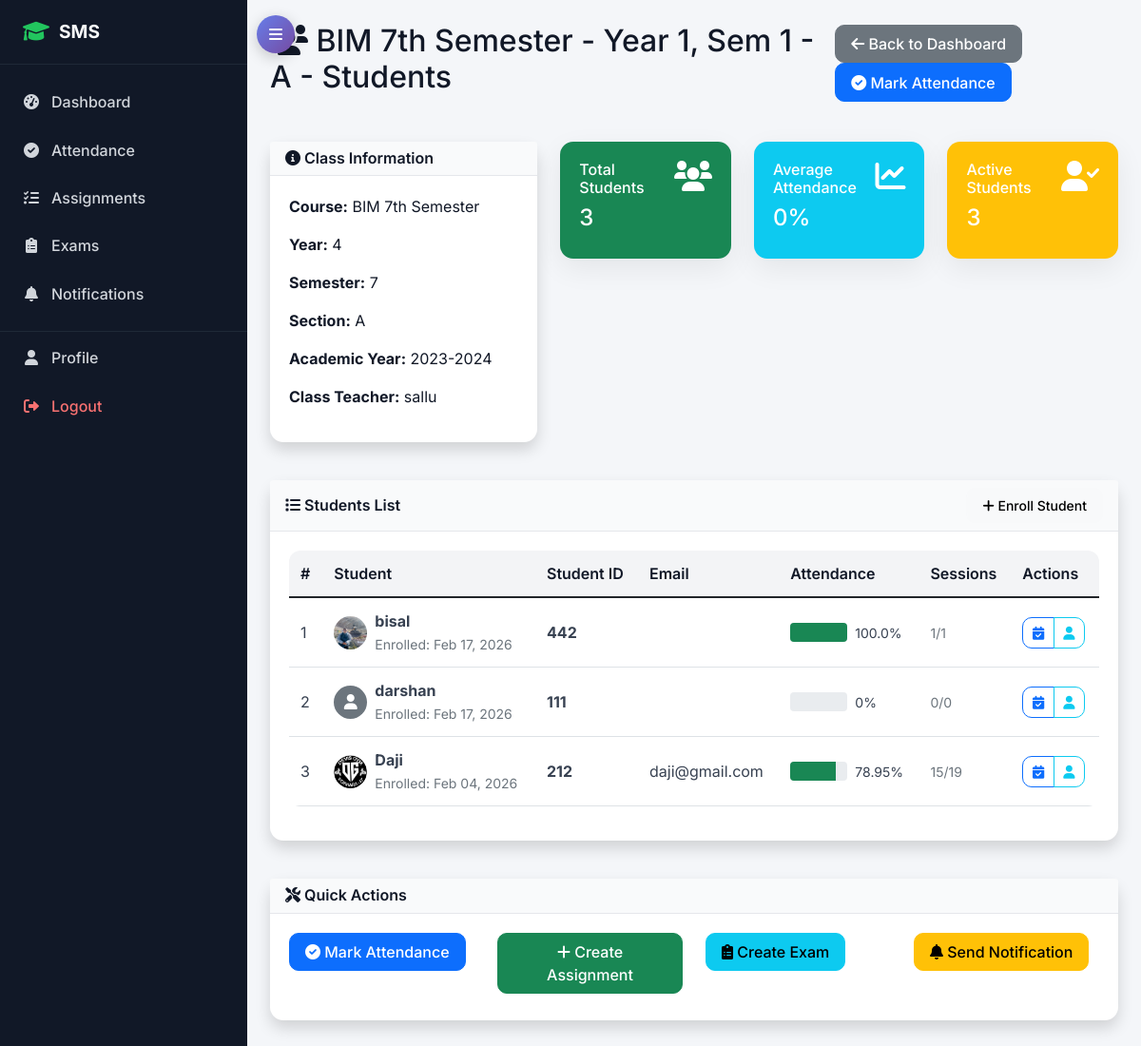
The page /academic/teacher/class/89/students/ (signed in) on the database its author committed.
### academic/models.py (models this page shows, shortened)
class Class(models.Model):
    name = models.CharField(max_length=50)
    course = models.ForeignKey(Course, on_delete=models.CASCADE)
    year = models.PositiveIntegerField()  # 1st year, 2nd year, etc.
    semester = models.PositiveIntegerField()
    section = models.CharField(max_length=10)
    academic_year = models.ForeignKey(AcademicYear, on_delete=models.CASCADE)
    class_teacher = models.ForeignKey(TeacherProfile, on_delete=models.SET_NULL, null=True, blank=True, related_name='class_teacher_for')
    class Meta:
        unique_together = ['course', 'year', 'semester', 'section', 'academic_year']

class Course(models.Model):
    name = models.CharField(max_length=100)
    code = models.CharField(max_length=20, unique=True)
    department = models.ForeignKey(Department, on_delete=models.CASCADE)
    duration_years = models.PositiveIntegerField(default=4)
    description = models.TextField(blank=True)

class AcademicYear(models.Model):
    year = models.CharField(max_length=20, unique=True)  # e.g., "2023-2024"
    start_date = models.DateField()
    end_date = models.DateField()
    is_current = models.BooleanField(default=False)

class StudentEnrollment(models.Model):
    student = models.ForeignKey(StudentProfile, on_delete=models.CASCADE)
    class_enrolled = models.ForeignKey(Class, on_delete=models.CASCADE)
    enrollment_date = models.DateField(auto_now_add=True)
    is_active = models.BooleanField(default=True)
    class Meta:
        unique_together = ['student', 'class_enrolled']

### accounts/models.py (models this page shows, shortened)
class TeacherProfile(models.Model):
    user = models.OneToOneField(User, on_delete=models.CASCADE, related_name='teacher_profile')
    employee_id = models.CharField(max_length=20, unique=True)
    qualification = models.CharField(max_length=200)
    experience_years = models.PositiveIntegerField(default=0)
    specialization = models.CharField(max_length=100)
    joining_date = models.DateField()

class User(AbstractUser):
    USER_TYPE_CHOICES = (
        ('admin', 'Admin'),
        ('student', 'Student'),
        ('teacher', 'Teacher'),
        ('parent', 'Parent'),
    )
    user_type = models.CharField(max_length=10, choices=USER_TYPE_CHOICES)
    phone_regex = RegexValidator(regex=r'^\+?1?\d{9,15}$', message="Phone number must be entered in the format: '+999999999'. Up to 15 digits allowed.")
    phone_number = models.CharField(validators=[phone_regex], max_length=17, blank=True)
    address = models.TextField(blank=True)
    date_of_birth = models.DateField(null=True, blank=True)
    profile_picture = models.ImageField(upload_to='profile_pics/', blank=True, null=True)
    is_active = models.BooleanField(default=True)
    created_at = models.DateTimeField(auto_now_add=True)
    updated_at = models.DateTimeField(auto_now=True)

class StudentProfile(models.Model):
    user = models.OneToOneField(User, on_delete=models.CASCADE, related_name='student_profile')
    student_id = models.CharField(max_length=20, unique=True)
    admission_date = models.DateField()
    guardian_name = models.CharField(max_length=100)
    guardian_phone = models.CharField(max_length=17)
    guardian_email = models.EmailField()
    emergency_contact = models.CharField(max_length=17)
    blood_group = models.CharField(max_length=5, blank=True)

### academic/views.py (the view)
# urls.py: path('teacher/class/<int:class_id>/students/', views.teacher_class_students, name='teacher_class_students'),
@login_required
def teacher_class_students(request, class_id):
    class_obj = get_object_or_404(Class, id=class_id)
    if request.user.user_type == 'teacher':
        teacher_assignments = TeacherSubjectAssignment.objects.filter(
            teacher=request.user.teacher_profile,
            class_assigned=class_obj
        )
        if not teacher_assignments.exists():
            messages.error(request, 'You do not have access to this class.')
            return redirect('accounts:dashboard')
    elif request.user.user_type != 'admin':
        messages.error(request, 'Access denied.')
        return redirect('accounts:dashboard')
    enrollments = StudentEnrollment.objects.filter(
        class_enrolled=class_obj,
        is_active=True
    ).select_related('student__user').order_by('student__user__first_name', 'student__user__last_name')
    from attendance.models import AttendanceRecord
    student_data = []
    for enrollment in enrollments:
        student = enrollment.student
        attendance_records = AttendanceRecord.objects.filter(student=student)
        total_sessions = attendance_records.count()
        present_sessions = attendance_records.filter(status__in=['present', 'late']).count()
        attendance_percentage = (present_sessions / total_sessions * 100) if total_sessions > 0 else 0
        student_data.append({
            'enrollment': enrollment,
            'student': student,
            'total_sessions': total_sessions,
            'present_sessions': present_sessions,
            'attendance_percentage': round(attendance_percentage, 2)
        })
    context = {
        'class_obj': class_obj,
        'student_data': student_data,
        'can_manage': request.user.user_type in ['admin', 'teacher']
    }
    return render(request, 'academic/teacher_class_students.html', context)

### templates/academic/teacher_class_students.html (shortened to what this page needs)
{% extends 'base.html' %}
{% block content %}
<div class="row">
    <div class="col-12">
        <div class="d-flex justify-content-between align-items-center mb-4">
            <h2><i class="fas fa-users"></i> {{ class_obj.name }} - Students</h2>
            <div>
                <a href="{% url 'accounts:dashboard' %}" class="btn btn-secondary">
                    <i class="fas fa-arrow-left"></i> Back to Dashboard
                </a>
                {% if can_manage %}
                <a href="{% url 'attendance:mark_attendance' %}" class="btn btn-primary">
                    <i class="fas fa-check-circle"></i> Mark Attendance
                </a>
                {% endif %}
            </div>
        </div>
    </div>
</div>
<div class="row mb-4">
    <div class="col-lg-4">
        <div class="card shadow">
            <div class="card-header bg-primary text-white">
                <h6 class="m-0"><i class="fas fa-info-circle"></i> Class Information</h6>
            </div>
            <div class="card-body">
                <p><strong>Course:</strong> {{ class_obj.course.name }}</p>
                <p><strong>Year:</strong> {{ class_obj.year }}</p>
                <p><strong>Semester:</strong> {{ class_obj.semester }}</p>
                <p><strong>Section:</strong> {{ class_obj.section }}</p>
                <p><strong>Academic Year:</strong> {{ class_obj.academic_year.year }}</p>
                {% if class_obj.class_teacher %}
                <p><strong>Class Teacher:</strong> {{ class_obj.class_teacher.user.get_full_name|default:class_obj.class_teacher.user.username }}</p>
                {% endif %}
            </div>
        </div>
    </div>
    <div class="col-lg-8">
        <div class="row">
            <div class="col-md-4 mb-3">
                <div class="card bg-success text-white">
                    <div class="card-body">
                        <div class="d-flex justify-content-between">
                            <div>
                                <h6>Total Students</h6>
                                <h4>{{ student_data|length }}</h4>
                            </div>
                            <i class="fas fa-users fa-2x"></i>
                        </div>
                    </div>
                </div>
            </div>
            <div class="col-md-4 mb-3">
                <div class="card bg-info text-white">
                    <div class="card-body">
                        <div class="d-flex justify-content-between">
                            <div>
                                <h6>Average Attendance</h6>
                                <h4>
                                    {% if student_data %}
                                        {% with total_percentage=0 %}
                                            {{ total_percentage|floatformat:0 }}%
                                        {% endwith %}
                                    {% else %}
                                        0%
                                    {% endif %}
                                </h4>
                            </div>
                            <i class="fas fa-chart-line fa-2x"></i>
                        </div>
                    </div>
                </div>
            </div>
            <div class="col-md-4 mb-3">
                <div class="card bg-warning text-white">
                    <div class="card-body">
                        <div class="d-flex justify-content-between">
                            <div>
                                <h6>Active Students</h6>
                                <h4>{{ student_data|length }}</h4>
                            </div>
                            <i class="fas fa-user-check fa-2x"></i>
                        </div>
                    </div>
                </div>
            </div>
        </div>
    </div>
</div>
<div class="row">
    <div class="col-12">
        <div class="card shadow">
            <div class="card-header bg-success text-white d-flex justify-content-between align-items-center">
                <h6 class="m-0"><i class="fas fa-list"></i> Students List</h6>
                {% if can_manage %}
                <div>
                    <a href="{% url 'academic:enrollment_list' %}" class="btn btn-sm btn-light">
                        <i class="fas fa-plus"></i> Enroll Student
                    </a>
                </div>
                {% endif %}
            </div>
            <div class="card-body">
                {% if student_data %}
                <div class="table-responsive">
                    <table class="table table-hover">
                        <thead>
                            <tr>
                                <th>#</th>
                                <th>Student</th>
                                <th>Student ID</th>
                                <th>Email</th>
                                <th>Attendance</th>
                                <th>Sessions</th>
                                {% if can_manage %}
                                <th>Actions</th>
                                {% endif %}
                            </tr>
                        </thead>
                        <tbody>
                            {% for data in student_data %}
                            <tr>
                                <td>{{ forloop.counter }}</td>
                                <td>
                                    <div class="d-flex align-items-center">
                                        {% if data.student.user.profile_picture %}
                                            <img src="{{ data.student.user.profile_picture.url }}" class="rounded-circle me-2" width="35" height="35">
                                        {% else %}
                                            <div class="bg-secondary rounded-circle d-flex align-items-center justify-content-center me-2" style="width: 35px; height: 35px;">
                                                <i class="fas fa-user text-white"></i>
                                            </div>
                                        {% endif %}
                                        <div>
                                            <strong>{{ data.student.user.get_full_name|default:data.student.user.username }}</strong>
                                            <br><small class="text-muted">Enrolled: {{ data.enrollment.enrollment_date|date:"M d, Y" }}</small>
                                        </div>
                                    </div>
                                </td>
                                <td><strong>{{ data.student.student_id }}</strong></td>
                                <td>{{ data.student.user.email }}</td>
                                <td>
                                    <div class="d-flex align-items-center">
                                        <div class="progress me-2" style="width: 60px; height: 20px;">
                                            {% if data.attendance_percentage >= 75 %}
                                                <div class="progress-bar bg-success" style="width: {{ data.attendance_percentage }}%"></div>
                                            {% elif data.attendance_percentage >= 50 %}
                                                <div class="progress-bar bg-warning" style="width: {{ data.attendance_percentage }}%"></div>
                                            {% else %}
                                                <div class="progress-bar bg-danger" style="width: {{ data.attendance_percentage }}%"></div>
                                            {% endif %}
                                        </div>
                                        <small>{{ data.attendance_percentage }}%</small>
                                    </div>
                                </td>
                                <td>
                                    <small class="text-muted">{{ data.present_sessions }}/{{ data.total_sessions }}</small>
                                </td>
                                {% if can_manage %}
                                <td>
                                    <div class="btn-group" role="group">
                                        <a href="{% url 'attendance:view_attendance' %}?student={{ data.student.id }}" class="btn btn-sm btn-outline-primary" title="View Attendance">
                                            <i class="fas fa-calendar-check"></i>
                                        </a>
                                        <a href="{% url 'accounts:profile' %}?user={{ data.student.user.id }}" class="btn btn-sm btn-outline-info" title="View Profile">
                                            <i class="fas fa-user"></i>
                                        </a>
                                    </div>
                                </td>
                                {% endif %}
                            </tr>
                            {% endfor %}
                        </tbody>
                    </table>
                </div>
                {% endif %}
            </div>
        </div>
    </div>
</div>
{% if can_manage and student_data %}
<div class="row mt-4">
    <div class="col-12">
        <div class="card shadow">
            <div class="card-header bg-warning text-white">
                <h6 class="m-0"><i class="fas fa-tools"></i> Quick Actions</h6>
            </div>
            <div class="card-body">
                <div class="row">
                    <div class="col-md-3 mb-2">
                        <a href="{% url 'attendance:mark_attendance' %}" class="btn btn-primary btn-block">
                            <i class="fas fa-check-circle"></i> Mark Attendance
                        </a>
                    </div>
                    <div class="col-md-3 mb-2">
                        <a href="{% url 'academic:create_assignment' %}" class="btn btn-success btn-block">
                            <i class="fas fa-plus"></i> Create Assignment
                        </a>
                    </div>
                    <div class="col-md-3 mb-2">
                        <a href="{% url 'examination:create_exam' %}" class="btn btn-info btn-block">
                            <i class="fas fa-clipboard-list"></i> Create Exam
                        </a>
                    </div>
                    <div class="col-md-3 mb-2">
                        <a href="{% url 'notifications:create_notification' %}" class="btn btn-warning btn-block">
                            <i class="fas fa-bell"></i> Send Notification
                        </a>
                    </div>
                </div>
            </div>
        </div>
    </div>
</div>
{% endif %}
{% endblock %}

### rows shown on the page
Class: name "BIM 7th Semester - Year 1, Sem 1 - A", course.name "BIM 7th Semester", year "4", semester "7", section "A", academic_year.year "2023-2024", class_teacher.user.get_full_name "sallu"
StudentEnrollment: student.user.profile_picture (picture), student.user.get_full_name "bisal", enrollment.enrollment_date "Feb 17, 2026", student.student_id "442", attendance_percentage "100.0", present_sessions "1", total_sessions "1"
StudentEnrollment: student.user.get_full_name "darshan", enrollment.enrollment_date "Feb 17, 2026", student.student_id "111", attendance_percentage "0", present_sessions "0", total_sessions "0"
StudentEnrollment: student.user.profile_picture (picture), student.user.get_full_name "Daji", enrollment.enrollment_date "Feb 04, 2026", student.student_id "212", student.user.email "daji@gmail.com", attendance_percentage "78.95", present_sessions "15", total_sessions "19"

### other values the page prints
{{ student_data|length }} "3"
{{ total_percentage|floatformat:0 }} "0"
